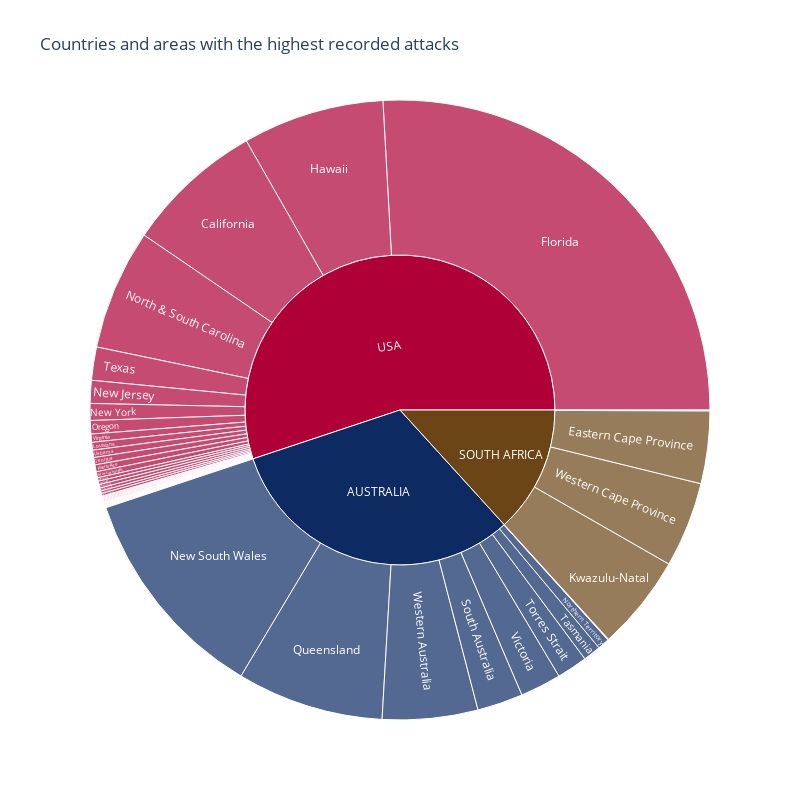

Source (notebook cell):
### Code cell
fig = px.sunburst(Countrys_more, 
                  path=['Country', 'Area'], 
                  values='count',
                  width= 800,
                  height= 800,
                  color_discrete_sequence= px.colors.qualitative.Dark24_r,
                  title= "Countries and areas with the highest recorded attacks"
                  )
fig.show()

### Figure 1 — Plotly figure (JSON) as saved in the notebook; plotly's stock layout.template omitted (floating-point values rounded to 4 significant figures)
{"data": [{"branchvalues": "total", "domain": {"x": [0, 1], "y": [0, 1]}, "hovertemplate": "labels=%{label}<br>count=%{value}<br>parent=%{parent}<br>id=%{id}<extra></extra>", "ids": ["USA/Alabama", "USA/Alaska", "USA/Bahamas", "USA/California", "USA/Carolina Coast", "USA/Cayman Islands", "USA/Connecticut", "USA/Delaware", "USA/East Coast", "SOUTH AFRICA/Eastern Cape Province", "USA/Florida", "USA/Georgia", "USA/Guam", "USA/Hawaii", "USA/Illinois", "USA/Johnston Atoll", "USA/Kentucky", "SOUTH AFRICA/Kwazulu-Natal", "USA/Louisiana", "USA/Maine", "USA/Maryland", "USA/Massachusetts", "USA/Maui", "USA/Midway Atoll", "USA/Mississippi", "USA/Missouri", "USA/New Jersey", "USA/New Mexico", "AUSTRALIA/New South Wales", "USA/New York", "USA/Noirth Carolina", "AUSTRALIA/Norfolk Island", "USA/North & North & South Carolina", "USA/North & South Carolina", "AUSTRALIA/Northern Territory", "USA/Oregon", "USA/Palmyra Atoll", "USA/Pennsylvania", "USA/Puerto Rico", "AUSTRALIA/Queensland", "USA/Rhode Island", "USA/Samoa", "SOUTH AFRICA/South Atlantic Ocean", "AUSTRALIA/South Australia", "AUSTRALIA/Tasmania", "AUSTRALIA/Territory Of Cocos (Keeling) Islands", "USA/Texas", "AUSTRALIA/Torres Strait", "SOUTH AFRICA/Transvaal", "AUSTRALIA/Victoria", "USA/Virgin Islands", "USA/Virginia", "USA/Wake Island", "USA/Washington", "AUSTRALIA/Western Australia", "SOUTH AFRICA/Western Cape Province", "AUSTRALIA", "SOUTH AFRICA", "USA"], "labels": ["Alabama", "Alaska", "Bahamas", "California", "Carolina Coast", "Cayman Islands", "Connecticut", "Delaware", "East Coast", "Eastern Cape Province", "Florida", "Georgia", "Guam", "Hawaii", "Illinois", "Johnston Atoll", "Kentucky", "Kwazulu-Natal", "Louisiana", "Maine", "Maryland", "Massachusetts", "Maui", "Midway Atoll", "Mississippi", "Missouri", "New Jersey", "New Mexico", "New South Wales", "New York", "Noirth Carolina", "Norfolk Island", "North & North & South Carolina", "North & South Carolina", "Northern Territory", "Oregon", "Palmyra Atoll", "Pennsylvania", "Puerto Rico", "Queensland", "Rhode Island", "Samoa", "South Atlantic Ocean", "South Australia", "Tasmania", "Territory Of Cocos (Keeling) Islands", "Texas", "Torres Strait", "Transvaal", "Victoria", "Virgin Islands", "Virginia", "Wake Island", "Washington", "Western Australia", "Western Cape Province", "AUSTRALIA", "SOUTH AFRICA", "USA"], "name": "", "parents": ["USA", "USA", "USA", "USA", "USA", "USA", "USA", "USA", "USA", "SOUTH AFRICA", "USA", "USA", "USA", "USA", "USA", "USA", "USA", "SOUTH AFRICA", "USA", "USA", "USA", "USA", "USA", "USA", "USA", "USA", "USA", "USA", "AUSTRALIA", "USA", "USA", "AUSTRALIA", "USA", "USA", "AUSTRALIA", "USA", "USA", "USA", "USA", "AUSTRALIA", "USA", "USA", "SOUTH AFRICA", "AUSTRALIA", "AUSTRALIA", "AUSTRALIA", "USA", "AUSTRALIA", "SOUTH AFRICA", "AUSTRALIA", "USA", "USA", "USA", "USA", "AUSTRALIA", "SOUTH AFRICA", "", "", ""], "type": "sunburst", "values": [17, 1, 2, 320, 1, 1, 6, 8, 2, 168, 1150, 17, 2, 328, 1, 1, 1, 221, 18, 2, 8, 14, 2, 1, 8, 1, 53, 1, 503, 39, 1, 1, 1, 279, 27, 31, 2, 1, 16, 340, 7, 1, 1, 106, 41, 1, 77, 71, 1, 95, 6, 19, 1, 2, 221, 198, 1406, 589, 2449]}], "layout": {"height": 800, "legend": {"tracegroupgap": 0}, "sunburstcolorway": ["#AF0038", "#0D2A63", "#6C4516", "#DA60CA", "#1616A7", "#620042", "#A777F1", "#862A16", "#778AAE", "#6C7C32", "#B2828D", "#FC0080", "#FB00D1", "#00A08B", "#511CFB", "#EB663B", "#750D86", "#B68100", "#222A2A", "#DA16FF", "#FB0D0D", "#1CA71C", "#E15F99", "#2E91E5"], "title": {"text": "Countries and areas with the highest recorded attacks"}, "width": 800}}
